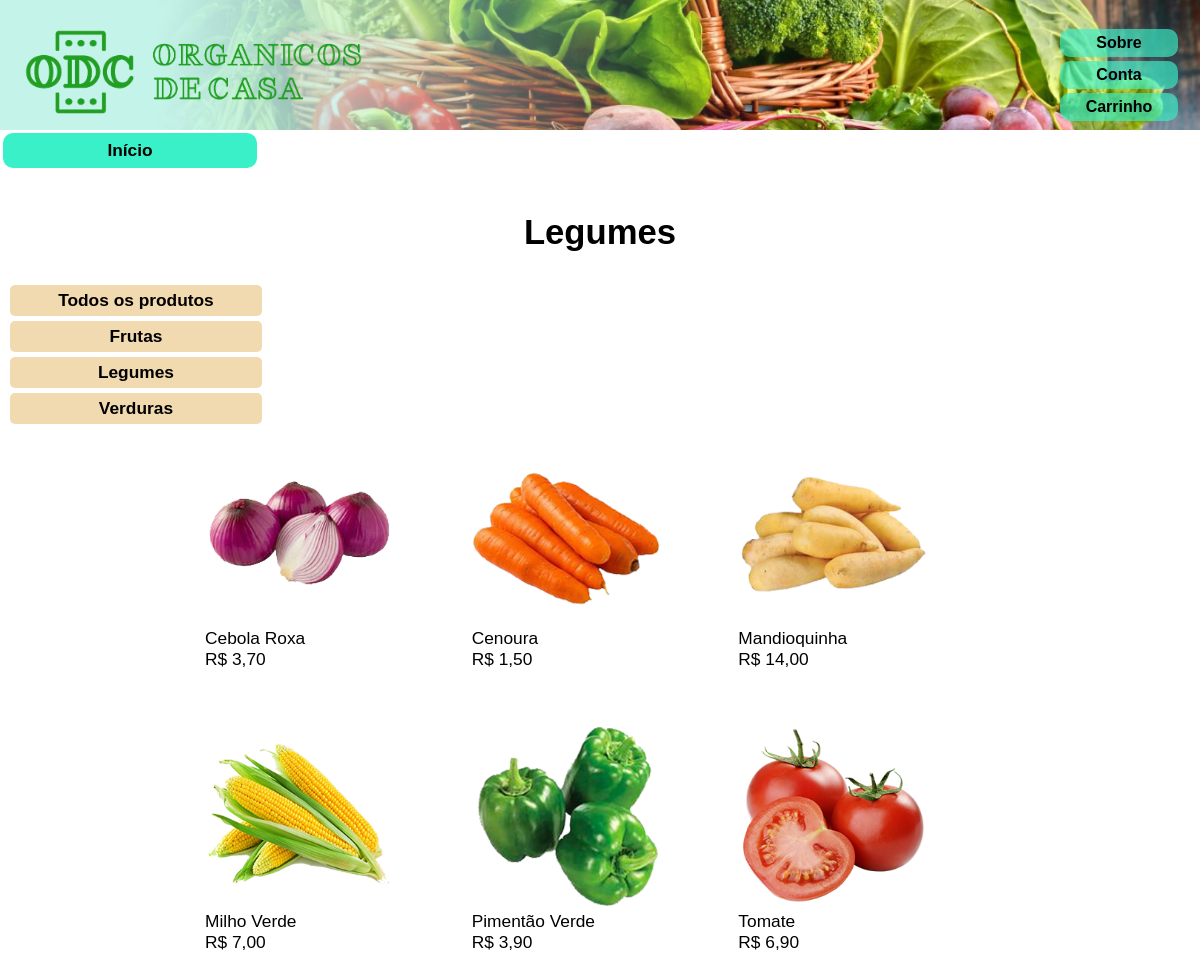
Screenshot of /SITE/ftlegumes.php with the database file from the repository.
### tables this page shows
CREATE TABLE `produto` (
  `codproduto` int(10) NOT NULL,
  `descricao` varchar(1000) NOT NULL,
  `categoria` varchar(40) NOT NULL,
  `preco` float NOT NULL,
  `quantidade` int(255) NOT NULL
);

### SITE/ftlegumes.php (the view, shortened to what this page needs)
<?php
    include("../BD/conexao.php");
    $consulta = "SELECT * FROM produto WHERE categoria = 'legume'";
    $con = mysqli_query($conexao, $consulta) or die .mysqli_error($conexao);
?>
<!DOCTYPE html>
<html lang="pt-br">
<head>
    <link rel="stylesheet" href="..\estilos\base.css">
    </head>
<body>
    <header class="header">
    <a href="index.php"><img src="../imagens/conteudo/LogoODCt.png" class="logo"></a>
    <nav>
            <li><a class="menu" href="sobre.php">Sobre</a></li>
            <li><a class="menu" href="../PGMS/cliente/login.php">Conta</a></li>
            <li><a class="menu" href="carrinho.php">Carrinho</a></li>
        </nav>
    </header>
        <nav>
            <p class="banner">
                <li><a class="menuhorizontal" href="index.php">Início</a></li>
            </p>
        </nav>
        <br><br><br><h1>Legumes</h1>
    <section class="flexmenu">
        <div >
            <ul>
                <li><a class="menuvertical" href="index.php">Todos os produtos</a></li>
                <li><a class="menuvertical" href="ftfrutas.php">Frutas</a></li>
                <li><a class="menuvertical" href="ftlegumes.php">Legumes</a></li>
                <li><a class="menuvertical" href="ftverduras.php">Verduras</a></li>
            </ul>
        </div>
    </section>
    <section class="flex">
    <?php while ($dado = $con->fetch_array()){ ?>
                <div>
                <img class="produto" src="../imagens/Produtos/<?php echo $dado['categoria'] ;?>/<?php echo $dado['descricao'] ;?>.png">
                <p><?php echo $dado['descricao'] ;?><br></p>
                <p>R$ <?php echo number_format($dado['preco'], 2, ',', '.') ;?><br></p>
                <br>
                <br>
                </div>
        <?php } ?>
    </section>
</body>
</html>

### ESTILOS/base.css (style rules this page uses)
body, ul, li, p { margin: 0px; padding: 0px; list-style: none; font-size: 13pt; font-family: Verdana,sans-serif; }
a { text-decoration: none; color: #000000; font-weight: bold; }
a.menuhorizontal { display: block; float:left; margin: 0px auto; color: #000; list-style-type: none; margin: 3px; padding: 7px; width: 20vw; background-color: #3af0c8; text-decoration: none; text-align: center; border-radius: 10px; font-weight: bold; }
.logo { width: 350px; margin: 0px center; }
h1 { text-align: center; margin-top: 20px; }
.header { background-image: url("../imagens/conteudo/banner2x.png"), url("../imagens/conteudo/banner2.png"); background-color: #1d1e20; background-position: left; background-repeat: no-repeat; background-size: 1000PX, cover; height: 90px; display: block; display: flex; flex-wrap: wrap; justify-content: space-between; align-items: center ; padding: 20px; }
.menu { display: block; position: static; font-size: 1rem; float: right; margin: 0px auto; margin: 2px; padding: 5px; width: 9vw; background-color:#3af0c9a9; text-decoration: none; text-align: center; border-radius: 10px; font-weight: bold; }
.flex { display: flex; flex-wrap: wrap; max-width: 800px; margin: 0 auto; }
.flex > div { flex: 1 1 200px; margin: 5px; }
.produto { max-width: 100%; display: block; width: 5cm; height: 5cm; }
.flexmenu { display: flex; flex-wrap: wrap; max-width: 300px; margin: 0px left ; padding: 5px; width: 7cm; position: left; }
.menuvertical { display: grid; color: #000000; list-style-type: none; margin: 5px; padding: 5px; width: 6.4cm; background-color:#f1daaf; text-decoration: none; border-radius: 5px; text-align: center; font-weight: bold; }

### rows the page displays
produto: categoria (picture), descricao "Cebola Roxa", preco "3,70"
produto: categoria+descricao (picture), descricao "Cenoura", preco "1,50"
produto: categoria+descricao (picture), descricao "Mandioquinha", preco "14,00"
produto: categoria+descricao (picture), descricao "Milho Verde", preco "7,00"
produto: categoria+descricao (picture), descricao "Pimentão Verde", preco "3,90"
produto: categoria+descricao (picture), descricao "Tomate", preco "6,90"
